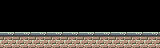

Rendered tile map (Tiled .tmx) drawn with the repository's tilesets; below, a short description and the full map source, tile grids included:
An orthogonal 10x3 tile map with 16x16 px tiles, 1 tile layer (Tile Layer 1) and 1 object (solid).

<map version="1.10" tiledversion="1.11.2" orientation="orthogonal" renderorder="right-down" width="10" height="3" tilewidth="16" tileheight="16" infinite="0" nextlayerid="3" nextobjectid="2">
 <tileset firstgid="1" name="map" tilewidth="16" tileheight="16" tilecount="480" columns="30">
  <image source="resources/tilesets/map.png" width="483" height="256" />
 </tileset>
 <layer id="1" name="Tile Layer 1" width="10" height="3">
  <data>
   <tile />
   <tile />
   <tile />
   <tile />
   <tile />
   <tile />
   <tile />
   <tile />
   <tile />
   <tile />
   <tile />
   <tile />
   <tile />
   <tile />
   <tile />
   <tile />
   <tile />
   <tile />
   <tile />
   <tile />
   <tile gid="1" />
   <tile gid="1" />
   <tile gid="1" />
   <tile gid="1" />
   <tile gid="1" />
   <tile gid="1" />
   <tile gid="1" />
   <tile gid="1" />
   <tile gid="1" />
   <tile gid="1" />
  </data>
 </layer>
 <objectgroup id="2" name="Object Layer 1">
  <object id="1" name="solid" x="0.11311" y="31.8971" width="159.825" height="15.9485" />
 </objectgroup>
</map>